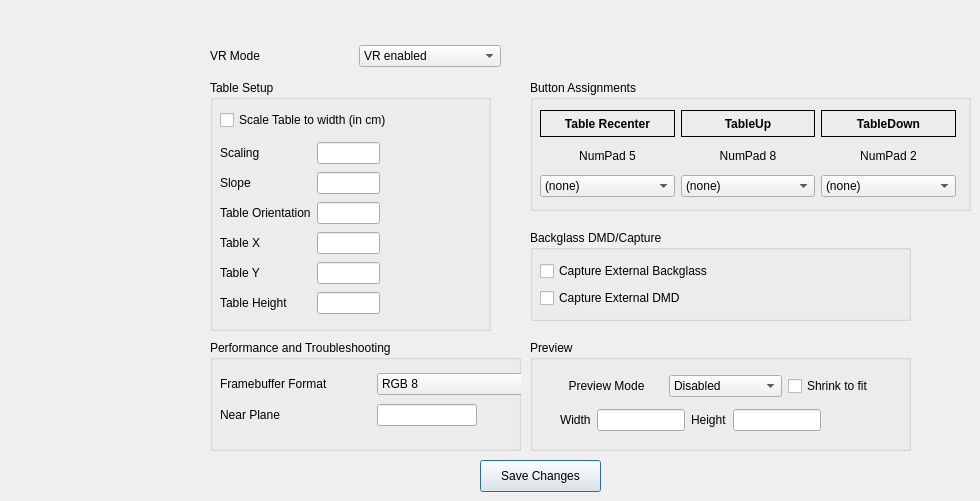
   <widget class="QWidget" name="VR">
    <attribute name="title">
     <string>VR Options</string>
    </attribute>
    <widget class="QGroupBox" name="groupBox_15">
     <property name="geometry">
      <rect>
       <x>210</x>
       <y>80</y>
       <width>281</width>
       <height>251</height>
      </rect>
     </property>
     <property name="title">
      <string>Table Setup</string>
     </property>
     <widget class="QCheckBox" name="ScaleToFixedWidth">
      <property name="geometry">
       <rect>
        <x>10</x>
        <y>30</y>
        <width>211</width>
        <height>20</height>
       </rect>
      </property>
      <property name="text">
       <string>Scale Table to width (in cm)</string>
      </property>
     </widget>
     <widget class="QWidget" name="gridLayoutWidget_17">
      <property name="geometry">
       <rect>
        <x>10</x>
        <y>60</y>
        <width>160</width>
        <height>178</height>
       </rect>
      </property>
      <layout class="QGridLayout" name="gridLayout_18">
       <item row="2" column="0">
        <widget class="QLabel" name="label_94">
         <property name="text">
          <string>Table Orientation</string>
         </property>
        </widget>
       </item>
       <item row="5" column="0">
        <widget class="QLabel" name="label_97">
         <property name="text">
          <string>Table Height</string>
         </property>
        </widget>
       </item>
       <item row="0" column="0">
        <widget class="QLabel" name="label_92">
         <property name="text">
          <string>Scaling</string>
         </property>
        </widget>
       </item>
       <item row="1" column="0">
        <widget class="QLabel" name="label_93">
         <property name="text">
          <string>Slope</string>
         </property>
        </widget>
       </item>
       <item row="4" column="0">
        <widget class="QLabel" name="label_96">
         <property name="text">
          <string>Table Y</string>
         </property>
        </widget>
       </item>
       <item row="3" column="0">
        <widget class="QLabel" name="label_95">
         <property name="text">
          <string>Table X</string>
         </property>
        </widget>
       </item>
       <item row="0" column="1">
        <widget class="QLineEdit" name="ScaleAbsolute">
         <property name="inputMask">
          <string/>
         </property>
        </widget>
       </item>
       <item row="1" column="1">
        <widget class="QLineEdit" name="Slope">
         <property name="inputMask">
          <string/>
         </property>
        </widget>
       </item>
       <item row="2" column="1">
        <widget class="QLineEdit" name="Orientation">
         <property name="inputMask">
          <string/>
         </property>
        </widget>
       </item>
       <item row="3" column="1">
        <widget class="QLineEdit" name="TableX">
         <property name="inputMask">
          <string/>
         </property>
        </widget>
       </item>
       <item row="5" column="1">
        <widget class="QLineEdit" name="TableZ">
         <property name="inputMask">
          <string/>
         </property>
        </widget>
       </item>
       <item row="4" column="1">
        <widget class="QLineEdit" name="TableY">
         <property name="inputMask">
          <string/>
         </property>
        </widget>
       </item>
      </layout>
     </widget>
    </widget>
    <widget class="QGroupBox" name="groupBox_17">
     <property name="geometry">
      <rect>
       <x>210</x>
       <y>340</y>
       <width>311</width>
       <height>111</height>
      </rect>
     </property>
     <property name="title">
      <string>Performance and Troubleshooting</string>
     </property>
     <widget class="QWidget" name="gridLayoutWidget_18">
      <property name="geometry">
       <rect>
        <x>10</x>
        <y>30</y>
        <width>326</width>
        <height>61</height>
       </rect>
      </property>
      <layout class="QGridLayout" name="gridLayout_19">
       <item row="1" column="0">
        <widget class="QLabel" name="label_113">
         <property name="text">
          <string>Near Plane</string>
         </property>
        </widget>
       </item>
       <item row="1" column="1">
        <widget class="QLineEdit" name="NearPlane">
         <property name="maximumSize">
          <size>
           <width>100</width>
           <height>16777215</height>
          </size>
         </property>
        </widget>
       </item>
       <item row="0" column="0">
        <widget class="QLabel" name="label_115">
         <property name="text">
          <string>Framebuffer Format</string>
         </property>
        </widget>
       </item>
       <item row="0" column="1">
        <widget class="QComboBox" name="EyeFBFormat">
         <item>
          <property name="text">
           <string>RGB 8</string>
          </property>
         </item>
         <item>
          <property name="text">
           <string>RBGA 8 (Recommended)</string>
          </property>
         </item>
         <item>
          <property name="text">
           <string>RGB 16F</string>
          </property>
         </item>
         <item>
          <property name="text">
           <string>RGBA 16F</string>
          </property>
         </item>
        </widget>
       </item>
      </layout>
     </widget>
    </widget>
    <widget class="QGroupBox" name="groupBox_16">
     <property name="geometry">
      <rect>
       <x>530</x>
       <y>340</y>
       <width>381</width>
       <height>111</height>
      </rect>
     </property>
     <property name="title">
      <string>Preview</string>
     </property>
     <widget class="QWidget" name="gridLayoutWidget_58">
      <property name="geometry">
       <rect>
        <x>20</x>
        <y>30</y>
        <width>351</width>
        <height>33</height>
       </rect>
      </property>
      <layout class="QGridLayout" name="gridLayout_62">
       <item row="0" column="1">
        <widget class="QComboBox" name="VRPreview">
         <item>
          <property name="text">
           <string>Disabled</string>
          </property>
         </item>
         <item>
          <property name="text">
           <string>Left Eye</string>
          </property>
         </item>
         <item>
          <property name="text">
           <string>Right Eye</string>
          </property>
         </item>
         <item>
          <property name="text">
           <string>Both</string>
          </property>
         </item>
        </widget>
       </item>
       <item row="0" column="0">
        <widget class="QLabel" name="label_276">
         <property name="text">
          <string>Preview Mode</string>
         </property>
         <property name="alignment">
          <set>Qt::AlignmentFlag::AlignCenter</set>
         </property>
        </widget>
       </item>
       <item row="0" column="2">
        <widget class="QCheckBox" name="ShrinkPreview">
         <property name="text">
          <string>Shrink to fit</string>
         </property>
        </widget>
       </item>
      </layout>
     </widget>
     <widget class="QWidget" name="gridLayoutWidget_59">
      <property name="geometry">
       <rect>
        <x>30</x>
        <y>60</y>
        <width>261</width>
        <height>41</height>
       </rect>
      </property>
      <layout class="QGridLayout" name="gridLayout_63">
       <item row="0" column="0">
        <widget class="QLabel" name="label_104">
         <property name="text">
          <string>Width</string>
         </property>
        </widget>
       </item>
       <item row="0" column="1">
        <widget class="QLineEdit" name="PreviewWidth">
         <property name="inputMask">
          <string/>
         </property>
        </widget>
       </item>
       <item row="0" column="2">
        <widget class="QLabel" name="label_106">
         <property name="text">
          <string>Height</string>
         </property>
        </widget>
       </item>
       <item row="0" column="3">
        <widget class="QLineEdit" name="PreviewHeight">
         <property name="inputMask">
          <string/>
         </property>
        </widget>
       </item>
      </layout>
     </widget>
    </widget>
    <widget class="QGroupBox" name="groupBox_40">
     <property name="geometry">
      <rect>
       <x>530</x>
       <y>80</y>
       <width>441</width>
       <height>131</height>
      </rect>
     </property>
     <property name="title">
      <string>Button Assignments</string>
     </property>
     <widget class="QWidget" name="gridLayoutWidget_56">
      <property name="geometry">
       <rect>
        <x>10</x>
        <y>30</y>
        <width>416</width>
        <height>87</height>
       </rect>
      </property>
      <layout class="QGridLayout" name="gridLayout_60">
       <item row="2" column="1">
        <widget class="QComboBox" name="JoyTableUpKey">
         <item>
          <property name="text">
           <string>(none)</string>
          </property>
         </item>
         <item>
          <property name="text">
           <string>Button1</string>
          </property>
         </item>
         <item>
          <property name="text">
           <string>Button2</string>
          </property>
         </item>
         <item>
          <property name="text">
           <string>Button3</string>
          </property>
         </item>
         <item>
          <property name="text">
           <string>Button4</string>
          </property>
         </item>
         <item>
          <property name="text">
           <string>Button5</string>
          </property>
         </item>
         <item>
          <property name="text">
           <string>Button6</string>
          </property>
         </item>
         <item>
          <property name="text">
           <string>Button7</string>
          </property>
         </item>
         <item>
          <property name="text">
           <string>Button8</string>
          </property>
         </item>
         <item>
          <property name="text">
           <string>Button9</string>
          </property>
         </item>
         <item>
          <property name="text">
           <string>Button10</string>
          </property>
         </item>
         <item>
          <property name="text">
           <string>Button11</string>
          </property>
         </item>
         <item>
          <property name="text">
           <string>Button12</string>
          </property>
         </item>
         <item>
          <property name="text">
           <string>Button13</string>
          </property>
         </item>
         <item>
          <property name="text">
           <string>Button14</string>
          </property>
         </item>
         <item>
          <property name="text">
           <string>Button15</string>
          </property>
         </item>
         <item>
          <property name="text">
           <string>Button16</string>
          </property>
         </item>
         <item>
          <property name="text">
           <string>Button17</string>
          </property>
         </item>
         <item>
          <property name="text">
           <string>Button18</string>
          </property>
         </item>
         <item>
          <property name="text">
           <string>Button19</string>
          </property>
         </item>
         <item>
          <property name="text">
           <string>Button20</string>
          </property>
         </item>
         <item>
          <property name="text">
           <string>Button21</string>
          </property>
         </item>
         <item>
          <property name="text">
           <string>Button22</string>
          </property>
         </item>
         <item>
          <property name="text">
           <string>Button23</string>
          </property>
         </item>
         <item>
          <property name="text">
           <string>Button24</string>
          </property>
         </item>
         <item>
          <property name="text">
           <string>Left Mouse</string>
          </property>
         </item>
         <item>
          <property name="text">
           <string>Right Mouse</string>
          </property>
         </item>
         <item>
          <property name="text">
           <string>Middle Mouse</string>
          </property>
         </item>
        </widget>
       </item>
       <item row="1" column="0">
        <widget class="QLabel" name="label_273">
         <property name="text">
          <string>NumPad 5</string>
         </property>
         <property name="alignment">
          <set>Qt::AlignmentFlag::AlignCenter</set>
         </property>
        </widget>
       </item>
       <item row="2" column="0">
        <widget class="QComboBox" name="JoyTableRecenterKey">
         <item>
          <property name="text">
           <string>(none)</string>
          </property>
         </item>
         <item>
          <property name="text">
           <string>Button1</string>
          </property>
         </item>
         <item>
          <property name="text">
           <string>Button2</string>
          </property>
         </item>
         <item>
          <property name="text">
           <string>Button3</string>
          </property>
         </item>
         <item>
          <property name="text">
           <string>Button4</string>
          </property>
         </item>
         <item>
          <property name="text">
           <string>Button5</string>
          </property>
         </item>
         <item>
          <property name="text">
           <string>Button6</string>
          </property>
         </item>
         <item>
          <property name="text">
           <string>Button7</string>
          </property>
         </item>
         <item>
          <property name="text">
           <string>Button8</string>
          </property>
         </item>
         <item>
          <property name="text">
           <string>Button9</string>
          </property>
         </item>
         <item>
          <property name="text">
           <string>Button10</string>
          </property>
         </item>
         <item>
          <property name="text">
           <string>Button11</string>
          </property>
         </item>
         <item>
          <property name="text">
           <string>Button12</string>
          </property>
         </item>
         <item>
          <property name="text">
           <string>Button13</string>
          </property>
         </item>
         <item>
          <property name="text">
           <string>Button14</string>
          </property>
         </item>
         <item>
          <property name="text">
           <string>Button15</string>
          </property>
         </item>
         <item>
          <property name="text">
           <string>Button16</string>
          </property>
         </item>
         <item>
          <property name="text">
           <string>Button17</string>
          </property>
         </item>
         <item>
          <property name="text">
           <string>Button18</string>
          </property>
         </item>
         <item>
          <property name="text">
           <string>Button19</string>
          </property>
         </item>
         <item>
          <property name="text">
           <string>Button20</string>
          </property>
         </item>
         <item>
          <property name="text">
           <string>Button21</string>
          </property>
         </item>
         <item>
          <property name="text">
           <string>Button22</string>
          </property>
         </item>
         <item>
          <property name="text">
           <string>Button23</string>
          </property>
         </item>
         <item>
          <property name="text">
           <string>Button24</string>
          </property>
         </item>
         <item>
          <property name="text">
           <string>Left Mouse</string>
          </property>
         </item>
         <item>
          <property name="text">
           <string>Right Mouse</string>
          </property>
         </item>
         <item>
          <property name="text">
           <string>Middle Mouse</string>
          </property>
         </item>
        </widget>
       </item>
       <item row="1" column="1">
        <widget class="QLabel" name="label_274">
         <property name="text">
          <string>NumPad 8</string>
         </property>
         <property name="alignment">
          <set>Qt::AlignmentFlag::AlignCenter</set>
         </property>
        </widget>
       </item>
       <item row="2" column="2">
        <widget class="QComboBox" name="JoyTableDownKey">
         <item>
          <property name="text">
           <string>(none)</string>
          </property>
         </item>
         <item>
          <property name="text">
           <string>Button1</string>
          </property>
         </item>
         <item>
          <property name="text">
           <string>Button2</string>
          </property>
         </item>
         <item>
          <property name="text">
           <string>Button3</string>
          </property>
         </item>
         <item>
          <property name="text">
           <string>Button4</string>
          </property>
         </item>
         <item>
          <property name="text">
           <string>Button5</string>
          </property>
         </item>
         <item>
          <property name="text">
           <string>Button6</string>
          </property>
         </item>
         <item>
          <property name="text">
           <string>Button7</string>
          </property>
         </item>
         <item>
          <property name="text">
           <string>Button8</string>
          </property>
         </item>
         <item>
          <property name="text">
           <string>Button9</string>
          </property>
         </item>
         <item>
          <property name="text">
           <string>Button10</string>
          </property>
         </item>
         <item>
          <property name="text">
           <string>Button11</string>
          </property>
         </item>
         <item>
          <property name="text">
           <string>Button12</string>
          </property>
         </item>
         <item>
          <property name="text">
           <string>Button13</string>
          </property>
         </item>
         <item>
          <property name="text">
           <string>Button14</string>
          </property>
         </item>
         <item>
          <property name="text">
           <string>Button15</string>
          </property>
         </item>
         <item>
          <property name="text">
           <string>Button16</string>
          </property>
         </item>
         <item>
          <property name="text">
           <string>Button17</string>
          </property>
         </item>
         <item>
          <property name="text">
           <string>Button18</string>
          </property>
         </item>
         <item>
          <property name="text">
           <string>Button19</string>
          </property>
         </item>
         <item>
          <property name="text">
           <string>Button20</string>
          </property>
         </item>
         <item>
          <property name="text">
           <string>Button21</string>
          </property>
         </item>
         <item>
          <property name="text">
           <string>Button22</string>
          </property>
         </item>
         <item>
          <property name="text">
           <string>Button23</string>
          </property>
         </item>
         <item>
          <property name="text">
           <string>Button24</string>
          </property>
         </item>
         <item>
          <property name="text">
           <string>Left Mouse</string>
          </property>
         </item>
         <item>
          <property name="text">
           <string>Right Mouse</string>
          </property>
         </item>
         <item>
          <property name="text">
           <string>Middle Mouse</string>
          </property>
         </item>
        </widget>
       </item>
       <item row="1" column="2">
        <widget class="QLabel" name="label_275">
         <property name="text">
          <string>NumPad 2</string>
         </property>
         <property name="alignment">
          <set>Qt::AlignmentFlag::AlignCenter</set>
         </property>
        </widget>
       </item>
       <item row="0" column="0">
        <widget class="QLabel" name="label_451">
         <property name="font">
          <font>
           <bold>true</bold>
          </font>
         </property>
         <property name="frameShape">
          <enum>QFrame::Shape::Box</enum>
         </property>
         <property name="lineWidth">
          <number>1</number>
         </property>
         <property name="midLineWidth">
          <number>0</number>
         </property>
         <property name="text">
          <string>Table Recenter</string>
         </property>
         <property name="alignment">
          <set>Qt::AlignmentFlag::AlignCenter</set>
         </property>
         <property name="margin">
          <number>0</number>
         </property>
        </widget>
       </item>
       <item row="0" column="1">
        <widget class="QLabel" name="label_452">
         <property name="font">
          <font>
           <bold>true</bold>
          </font>
         </property>
         <property name="frameShape">
          <enum>QFrame::Shape::Box</enum>
         </property>
         <property name="text">
          <string>TableUp</string>
         </property>
         <property name="alignment">
          <set>Qt::AlignmentFlag::AlignCenter</set>
         </property>
        </widget>
       </item>
       <item row="0" column="2">
        <widget class="QLabel" name="label_453">
         <property name="font">
          <font>
           <bold>true</bold>
          </font>
         </property>
         <property name="frameShape">
          <enum>QFrame::Shape::Box</enum>
         </property>
         <property name="text">
          <string>TableDown</string>
         </property>
         <property name="alignment">
          <set>Qt::AlignmentFlag::AlignCenter</set>
         </property>
        </widget>
       </item>
      </layout>
     </widget>
    </widget>
    <widget class="QGroupBox" name="groupBox_41">
     <property name="geometry">
      <rect>
       <x>530</x>
       <y>230</y>
       <width>381</width>
       <height>91</height>
      </rect>
     </property>
     <property name="title">
      <string>Backglass DMD/Capture</string>
     </property>
     <widget class="QLabel" name="label_279">
      <property name="geometry">
       <rect>
        <x>10</x>
        <y>160</y>
        <width>111</width>
        <height>16</height>
       </rect>
      </property>
      <property name="text">
       <string>Table Height</string>
      </property>
     </widget>
     <widget class="QLineEdit" name="lineEdit_77">
      <property name="geometry">
       <rect>
        <x>120</x>
        <y>140</y>
        <width>113</width>
        <height>21</height>
       </rect>
      </property>
     </widget>
     <widget class="QLineEdit" name="lineEdit_78">
      <property name="geometry">
       <rect>
        <x>120</x>
        <y>160</y>
        <width>113</width>
        <height>21</height>
       </rect>
      </property>
     </widget>
     <widget class="QWidget" name="gridLayoutWidget_57">
      <property name="geometry">
       <rect>
        <x>10</x>
        <y>30</y>
        <width>189</width>
        <height>51</height>
       </rect>
      </property>
      <layout class="QGridLayout" name="gridLayout_61">
       <item row="0" column="0">
        <widget class="QCheckBox" name="CapturePUP">
         <property name="text">
          <string>Capture External Backglass</string>
         </property>
        </widget>
       </item>
       <item row="1" column="0">
        <widget class="QCheckBox" name="CaptureExternalDMD">
         <property name="text">
          <string>Capture External DMD</string>
         </property>
        </widget>
       </item>
      </layout>
     </widget>
    </widget>
    <widget class="QPushButton" name="ButtonSaveVROptions">
     <property name="geometry">
      <rect>
       <x>480</x>
       <y>460</y>
       <width>121</width>
       <height>32</height>
      </rect>
     </property>
     <property name="text">
      <string>Save Changes</string>
     </property>
     <property name="icon">
      <iconset theme="QIcon::ThemeIcon::DocumentSave"/>
     </property>
     <property name="default">
      <bool>true</bool>
     </property>
    </widget>
    <widget class="QWidget" name="gridLayoutWidget_60">
     <property name="geometry">
      <rect>
       <x>210</x>
       <y>40</y>
       <width>291</width>
       <height>32</height>
      </rect>
     </property>
     <layout class="QGridLayout" name="gridLayout_64">
      <item row="0" column="1">
       <widget class="QComboBox" name="AskToTurnOn">
        <item>
         <property name="text">
          <string>VR enabled</string>
         </property>
        </item>
        <item>
         <property name="text">
          <string>VR autodetect</string>
         </property>
        </item>
        <item>
         <property name="text">
          <string>VR disabled</string>
         </property>
        </item>
       </widget>
      </item>
      <item row="0" column="0">
       <widget class="QLabel" name="label_278">
        <property name="text">
         <string>VR Mode</string>
        </property>
       </widget>
      </item>
     </layout>
    </widget>
   </widget>
